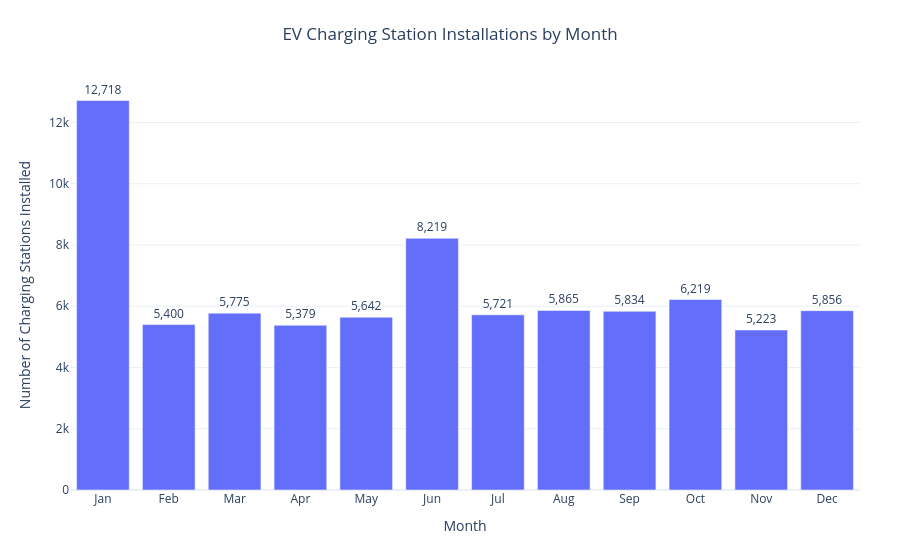

The notebook cell this image was saved under:
### Code cell
fig_monthly = px.bar(
    monthly_summary,
    x="month_name",
    y="station_count",
    text="station_count",
    title="EV Charging Station Installations by Month",
    labels={
        "month_name": "Installation Month",
        "station_count": "Number of Charging Stations Installed"
    },
    hover_data={
        "install_month": False,
        "month_name": False,
        "station_count": ":,",
        "total_ports": ":,"
    }
)

fig_monthly.update_traces(
    texttemplate="%{text:,}",
    textposition="outside"
)

fig_monthly.update_layout(
    title_x=0.5,
    template="plotly_white",
    height=550,
    margin=dict(l=70, r=40, t=80, b=60),
    xaxis_title="Month",
    yaxis_title="Number of Charging Stations Installed"
)

fig_monthly.show()

### Figure 1 — Plotly figure (JSON) as saved in the notebook; plotly's stock layout.template omitted (floating-point values rounded to 4 significant figures)
{"data": [{"customdata": [[1, 31228], [2, 15507], [3, 19009], [4, 16659], [5, 17129], [6, 22650], [7, 19890], [8, 18812], [9, 19660], [10, 19911], [11, 18780], [12, 20113]], "hovertemplate": "Number of Charging Stations Installed=%{text:,}<br>total_ports=%{customdata[1]:,}<extra></extra>", "legendgroup": "", "marker": {"color": "#636efa", "pattern": {"shape": ""}}, "name": "", "orientation": "v", "showlegend": false, "text": [12720.0, 5400.0, 5775.0, 5379.0, 5642.0, 8219.0, 5721.0, 5865.0, 5834.0, 6219.0, 5223.0, 5856.0], "textposition": "outside", "texttemplate": "%{text:,}", "type": "bar", "x": ["Jan", "Feb", "Mar", "Apr", "May", "Jun", "Jul", "Aug", "Sep", "Oct", "Nov", "Dec"], "xaxis": "x", "y": [12718, 5400, 5775, 5379, 5642, 8219, 5721, 5865, 5834, 6219, 5223, 5856], "yaxis": "y"}], "layout": {"barmode": "relative", "height": 550, "legend": {"tracegroupgap": 0}, "margin": {"b": 60, "l": 70, "r": 40, "t": 80}, "title": {"text": "EV Charging Station Installations by Month", "x": 0.5}, "xaxis": {"anchor": "y", "domain": [0, 1], "title": {"text": "Month"}}, "yaxis": {"anchor": "x", "domain": [0, 1], "title": {"text": "Number of Charging Stations Installed"}}}}
